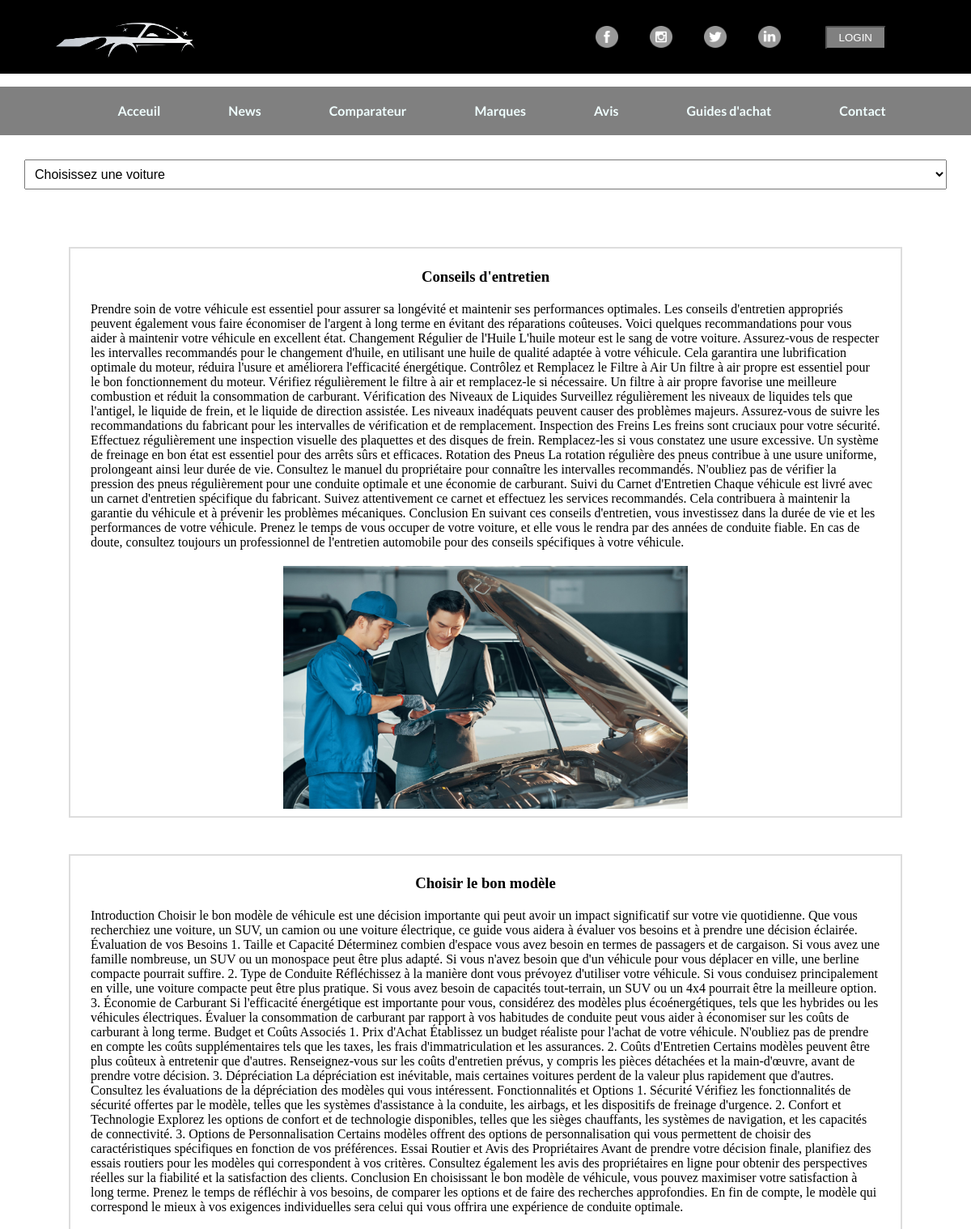
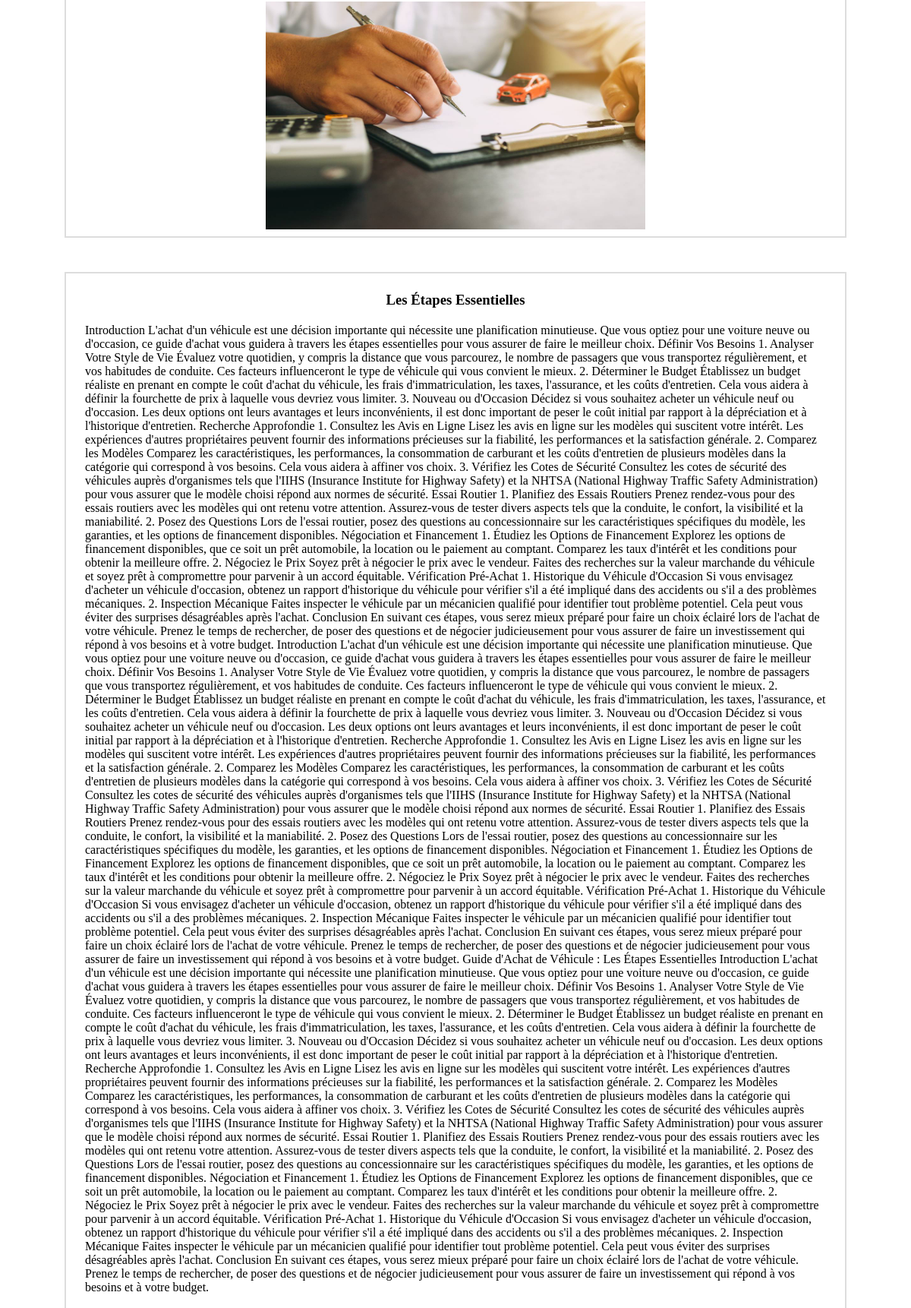
/index.php?action=guide (upper part), run on the app's committed database (2 pictures, top to bottom).
### tables this page shows
CREATE TABLE IF NOT EXISTS `conseil` (
  `id` int NOT NULL AUTO_INCREMENT,
  `titre` varchar(255) DEFAULT NULL,
  `contenu` text,
  `image_id` int DEFAULT NULL,
  PRIMARY KEY (`id`),
  KEY `image_id` (`image_id`)
);

CREATE TABLE IF NOT EXISTS `image` (
  `id` int NOT NULL AUTO_INCREMENT,
  `lien` text,
  PRIMARY KEY (`id`)
);

### Controller/conseilController.php (called while the page is built)
<?php
require_once 'Model/conseilModel.php';
require_once 'Views/guideView.php';
class ConseilController {
    public function getAllConseils(){
        $mtf = new ConseilModel();
        $r = $mtf->getAllConseils();
        return $r ;
    }
    public function guideDisplay() {
        $v = new GuideView();
        $v->guideDisplay();
    }
}
?>

### Model/conseilModel.php (called while the page is built, shortened)
<?php
require_once 'connexionModel.php';
class ConseilModel {
    public function getAllConseils(){
        $this->bdd = new connexion_model();
        $c = $this->bdd->connexion();
        $query = "
            SELECT C.id , C.titre, C.contenu, I.lien AS image_lien
            FROM Conseil AS C
            JOIN Image AS I ON C.image_id = I.id
        ";
        $r = $this->bdd->requete($c, $query);
        return $r;
    }
}
?>

### Model/connexionModel.php (called while the page is built, shortened)
<?php
class connexion_model {
    public function requete($c,$r){
        $req = $c->query($r);
        return $req;
    }
}
?>

### Views/guideView.php (the view, shortened to what this page needs)
<?php
require_once('Controller/conseilController.php');
class GuideView {
    private $guide_controller ;
    public function __construct() {
        $this->guide_controller = new ConseilController();
    }
    public function guideDisplay(){
        echo"<!DOCTYPE html>
        <html>";
        echo"<body>";
        $this->all_vehicules_todetails();
        $r = $this->guide_controller->getAllConseils();
        echo "<div class='news-container'>";
        foreach($r as $row){
            echo "<div class='news-item' >";
            echo "<div class='paragraph-content'><h3>".$row['titre']."</h3>";
            echo "<p> ".$row['contenu']."</p></div>";
            echo  '<div class="image"><img src='.$row["image_lien"].' ></div></div>';
        }
        echo "</div>";
        echo "</body></html>";
    }
    public function all_vehicules_todetails(){
        echo '<div class="centered"><select id="toutes-vehicules" onchange="selectVehicle()">
        <option value="" selected disabled>Choisissez une voiture</option>';
        echo '</select></div>';
    }
}
?>

### style.css (style rules this page uses)
* { box-sizing: border-box; }
body { margin: 0; padding: 0; }
.news-container { margin: 40px; }
.news-item { padding: 5px; border: 2px solid #ddd; margin: 45px; box-sizing: border-box; }
.news-container img { height:300px; width:500px; }
.news-container .paragraph-content p { margin: 20px; }
.news-container .image , .news-container h3 { text-align: center; }
.marques-details , .principales-voitures , .liste-voitures h3 ,.centered { margin: 20px; padding: 10px; text-align: center; }
select { padding: 10px; font-size: 16px; }
.ajout-container input, select { width: 100%; padding: 8px; margin-bottom: 16px; box-sizing: border-box; }

### data on the page
conseil: titre "Conseils d'entretien", contenu "Prendre soin de votre véhicule est essentiel pour assurer sa longévité et maintenir ses performances optimales. Les conseils d'entretien appropriés peuvent également vous faire économiser de l'argent à long terme en évitant des réparations coûteuses. Voici quelques recommandations pour vous aider à maintenir votre véhicule en excellent état. Changement Régulier de l'Huile L'huile moteur est le sang de votre voiture. Assurez-vous de respecter les intervalles recommandés pour le changement d'huile, en utilisant une huile de qualité adaptée à votre véhicule. Cela garantira une lubrification optimale du moteur, réduira l'usure et améliorera l'efficacité énergétique. Contrôlez et Remplacez le…", image.lien (picture)
conseil: titre "Choisir le bon modèle", contenu "Introduction Choisir le bon modèle de véhicule est une décision importante qui peut avoir un impact significatif sur votre vie quotidienne. Que vous recherchiez une voiture, un SUV, un camion ou une voiture électrique, ce guide vous aidera à évaluer vos besoins et à prendre une décision éclairée. Évaluation de vos Besoins 1. Taille et Capacité Déterminez combien d'espace vous avez besoin en termes de passagers et de cargaison. Si vous avez une famille nombreuse, un SUV ou un monospace peut être plus adapté. Si vous n'avez besoin que d'un véhicule pour vous déplacer en ville, une berline compacte pourrait suffire. 2. Type de Conduite Réfléchissez à la manière dont vous prévoyez d'utiliser…", image.lien (picture)
conseil: titre "Les Étapes Essentielles", contenu "Introduction L'achat d'un véhicule est une décision importante qui nécessite une planification minutieuse. Que vous optiez pour une voiture neuve ou d'occasion, ce guide d'achat vous guidera à travers les étapes essentielles pour vous assurer de faire le meilleur choix. Définir Vos Besoins 1. Analyser Votre Style de Vie Évaluez votre quotidien, y compris la distance que vous parcourez, le nombre de passagers que vous transportez régulièrement, et vos habitudes de conduite. Ces facteurs influenceront le type de véhicule qui vous convient le mieux. 2. Déterminer le Budget Établissez un budget réaliste en prenant en compte le coût d'achat du véhicule, les frais d'immatriculation, les taxes,…"
